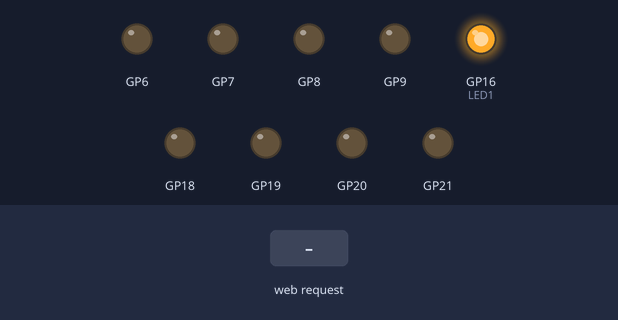
The program below on a simulated Raspberry Pi Pico running MicroPython. On the bench: output pins drawn as LEDs (lit = HIGH). The test bench sets the inputs (shaded band). WiFi joins after 1.5 s; what the program prints to the serial console is not drawn.

Above: at 2.7 s.
2.8 s: HTTP request GET /forward received
At 3.9 s:
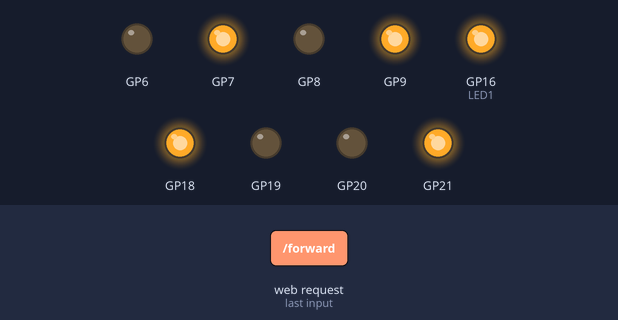
4.3 s: HTTP request GET /backward received
At 5.1 s:
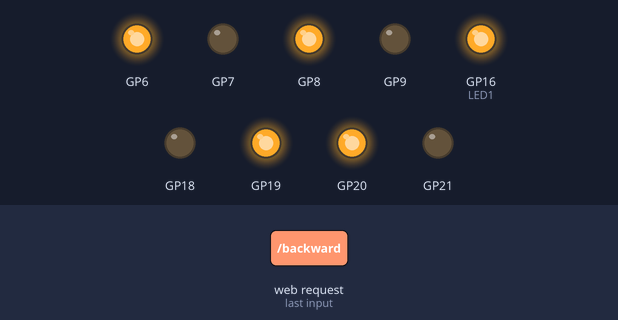
5.8 s: HTTP request GET /left received
At 6.2 s:
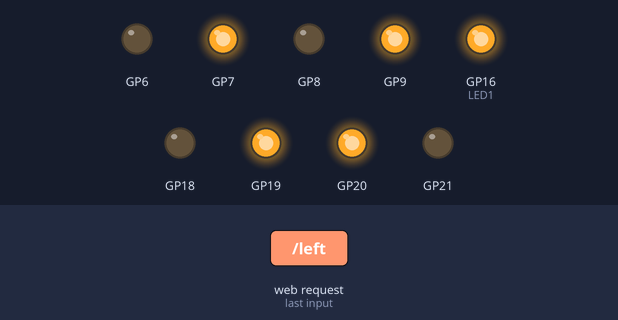
7.3 s: HTTP request GET /right received
At 8.5 s:
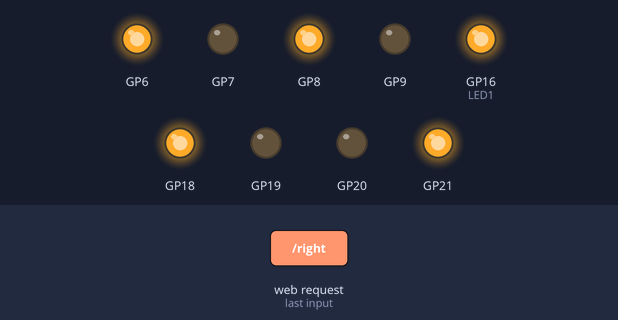
8.8 s: HTTP request GET /stop received
At 9.7 s:
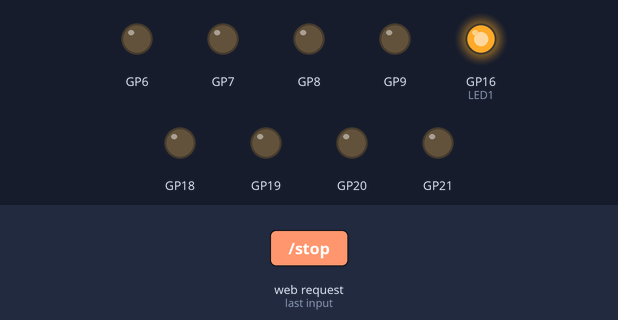
Timing chart, 0 to 11.3 s (numbered marks = the images above; inputs shaded):
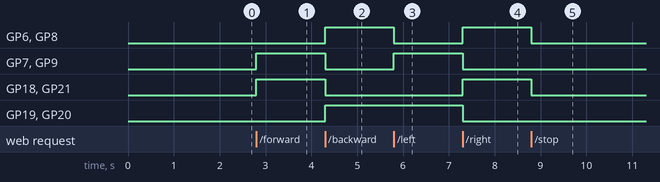

The program:

Robot_web.py
```python
import time
import network
import socket
from machine import Pin

# ========= WIFI CONFIG =========
SSID = "----------"
PASSWORD = "----------"

LED1 = Pin(16, Pin.OUT)

# (Optional) set your country code for Wi-Fi regs (uncomment if needed)
# import rp2
# rp2.country('KE')

# ========= MOTOR PIN MAP (your wiring) =========
# Each wheel has two pins: (IN1, IN2). Forward = (1,0), Backward = (0,1), Stop = (0,0)
PINS_FL = (18, 19)  # Front Left
PINS_FR = (9,  8)   # Front Right
PINS_RL = (21, 20)  # Rear Left
PINS_RR = (7,  6)   # Rear Right

# If any wheel spins the opposite direction, set its invert flag True
INVERT_FL = False
INVERT_FR = False
INVERT_RL = False
INVERT_RR = False

# ========= BUILD WHEEL OBJECTS =========
class Wheel:
    def __init__(self, in1_pin, in2_pin, invert=False):
        self.in1 = Pin(in1_pin, Pin.OUT, value=0)
        self.in2 = Pin(in2_pin, Pin.OUT, value=0)
        self.invert = invert

    def drive(self, direction):
        """
        direction:  1 = forward, -1 = backward, 0 = stop
        """
        if direction == 0:
            a, b = 0, 0
        elif direction == 1:       # forward
            a, b = 1, 0
        elif direction == -1:      # backward
            a, b = 0, 1
        else:
            a, b = 0, 0

        if self.invert:
            a, b = b, a

        self.in1.value(a)
        self.in2.value(b)

# Create the four wheels
W_FL = Wheel(*PINS_FL, invert=INVERT_FL)
W_FR = Wheel(*PINS_FR, invert=INVERT_FR)
W_RL = Wheel(*PINS_RL, invert=INVERT_RL)
W_RR = Wheel(*PINS_RR, invert=INVERT_RR)

# ========= HIGH-LEVEL MOVES =========
STATE = "STOP"

def all_stop():
    global STATE
    for w in (W_FL, W_FR, W_RL, W_RR):
        w.drive(0)
    STATE = "STOP"

def move_forward():
    global STATE
    W_FL.drive(1); W_FR.drive(1); W_RL.drive(1); W_RR.drive(1)
    STATE = "FORWARD"

def move_backward():
    global STATE
    W_FL.drive(-1); W_FR.drive(-1); W_RL.drive(-1); W_RR.drive(-1)
    STATE = "BACKWARD"

def turn_left(pivot=True):
    """
    pivot=True  -> spin in place: left wheels backward, right wheels forward
    pivot=False -> gentle turn: left wheels stop, right wheels forward
    """
    global STATE
    if pivot:
        W_FL.drive(-1); W_RL.drive(-1)
        W_FR.drive(1);  W_RR.drive(1)
    else:
        W_FL.drive(0);  W_RL.drive(0)
        W_FR.drive(1);  W_RR.drive(1)
    STATE = "LEFT"

def turn_right(pivot=True):
    global STATE
    if pivot:
        W_FL.drive(1);  W_RL.drive(1)
        W_FR.drive(-1); W_RR.drive(-1)
    else:
        W_FL.drive(1);  W_RL.drive(1)
        W_FR.drive(0);  W_RR.drive(0)
    STATE = "RIGHT"

# ========= WIFI CONNECT =========
def wifi_connect():
    wlan = network.WLAN(network.STA_IF)
    wlan.active(True)
    if not wlan.isconnected():
        print("Connecting to Wi-Fi...")
        wlan.connect(SSID, PASSWORD)
        # wait up to ~15 seconds
        for _ in range(60):
            if wlan.isconnected():
                break
            time.sleep(0.25)
    if not wlan.isconnected():
        raise RuntimeError("Wi-Fi connection failed")
    ip = wlan.ifconfig()[0]
    print("Connected, IP:", ip)
    return ip

# ========= HTTP RESPONSES =========
HTML = """\
<!doctype html>
<html>
<head>
<meta name="viewport" content="width=device-width, initial-scale=1">
<title>Pico 4WD</title>
<style>
  body{font-family:system-ui,-apple-system,Segoe UI,Roboto,Ubuntu,Arial,sans-serif;margin:0;padding:24px;background:#0b1220;color:#e6eaf2}
  h1{font-size:22px;margin:0 0 12px}
  .card{background:#111a2e;border:1px solid #203156;border-radius:16px;padding:12px;margin:0 0 16px;max-width:520px}
  .mono{font-family:ui-monospace,SFMono-Regular,Menlo,Consolas,monospace}
  .pad{display:grid;grid-template-columns:repeat(3,110px);grid-auto-rows:70px;gap:10px;justify-content:center;align-items:center;max-width:520px}
  button{height:100%;width:100%;font-size:16px;border:0;border-radius:12px;background:#1c2a48;color:#e6eaf2;cursor:pointer}
  button:hover{filter:brightness(1.15)}
  .ok{background:#1f6feb}.danger{background:#d1495b}.muted{background:#30384c}.warn{background:#e39a1f}
  .wide{grid-column:1 / span 3}
</style>
</head>
<body>
  <h1>CEMASTEA 4WD Control</h1>
  <div class="card">Status: <span id="status" class="mono">...</span></div>

  <div class="pad">
    <div></div>
    <button class="ok" onclick="cmd('/forward')">Forward</button>
    <div></div>

    <button class="warn" onclick="cmd('/left')">Left</button>
    <button class="muted" onclick="cmd('/stop')">Stop</button>
    <button class="warn" onclick="cmd('/right')">Right</button>

    <div></div>
    <button class="danger" onclick="cmd('/backward')">Backward</button>
    <div></div>
  </div>

<script>
async function cmd(path){
  try{
    const r = await fetch(path, {cache:'no-store'});
    const j = await r.json();
    document.getElementById('status').textContent = j.state || JSON.stringify(j);
  }catch(e){
    document.getElementById('status').textContent = 'ERR';
  }
}
async function refresh(){
  try{
    const r = await fetch('/status', {cache:'no-store'});
    const j = await r.json();
    document.getElementById('status').textContent = j.state;
  }catch(e){
    document.getElementById('status').textContent = 'ERR';
  }
}
refresh();
setInterval(refresh, 1200);
</script>
</body>
</html>
"""

def http_response(body_bytes, content_type="text/html; charset=utf-8", status="200 OK"):
    hdr = (
        "HTTP/1.1 " + status + "\r\n"
        "Content-Type: " + content_type + "\r\n"
        "Cache-Control: no-store\r\n"
        "Connection: close\r\n"
        "\r\n"
    )
    return hdr.encode() + body_bytes

def json_body(d):
    import json
    return json.dumps(d).encode()

# ========= ROUTER =========
def handle_path(path: str):
    # Strip query string
    if "?" in path:
        path = path.split("?", 1)[0]

    if path == "/" or path == "/index.html":
        return http_response(HTML.encode("utf-8"))
    elif path == "/forward":
        move_forward()
        return http_response(json_body({"state": STATE}), "application/json")
    elif path == "/backward":
        move_backward()
        return http_response(json_body({"state": STATE}), "application/json")
    elif path == "/left":
        turn_left(pivot=True)    # set pivot=False for gentle turn
        return http_response(json_body({"state": STATE}), "application/json")
    elif path == "/right":
        turn_right(pivot=True)
        return http_response(json_body({"state": STATE}), "application/json")
    elif path == "/stop":
        all_stop()
        return http_response(json_body({"state": STATE}), "application/json")
    elif path == "/status":
        return http_response(json_body({"state": STATE}), "application/json")
    else:
        return http_response(b'{"error":"not found"}', "application/json", "404 Not Found")

# ========= TINY HTTP SERVER =========
def serve_forever(port=80):
    addr = socket.getaddrinfo("0.0.0.0", port)[0][-1]
    s = socket.socket()
    s.setsockopt(socket.SOL_SOCKET, socket.SO_REUSEADDR, 1)
    s.bind(addr)
    s.listen(2)
    print("HTTP server on port", port)
    while True:
        try:
            cl, remote = s.accept()
            cl.settimeout(3)
            req = cl.readline()
            if not req:
                cl.close()
                continue
            try:
                _, path, _ = req.decode().split(" ", 2)
            except:
                cl.close()
                continue
            # drain headers
            while True:
                h = cl.readline()
                if not h or h == b"\r\n":
                    break
            resp = handle_path(path)
            cl.send(resp)
        except Exception:
            pass
        finally:
            try:
                cl.close()
            except:
                pass

# ========= MAIN =========
def main():
    LED1.on()
    all_stop()  # safety on boot
    ip = wifi_connect()
    print("Open this in your browser: http://%s/" % ip)
    serve_forever(port=80)


if __name__ == "__main__":
    main()
```

Measured:
- after the input at 2.8 s, GP7, GP9, GP18, GP21: LOW → HIGH at once
- after the input at 4.3 s, GP6, GP8, GP19, GP20: LOW → HIGH at once; GP7, GP9, GP18, GP21: HIGH → LOW at once
- after the input at 5.8 s, GP6, GP8: HIGH → LOW at once; GP7, GP9: LOW → HIGH at once
- after the input at 7.3 s, GP6, GP8, GP18, GP21: LOW → HIGH at once; GP7, GP9, GP19, GP20: HIGH → LOW at once
- after the input at 8.8 s, GP6, GP8, GP18, GP21: HIGH → LOW at once
